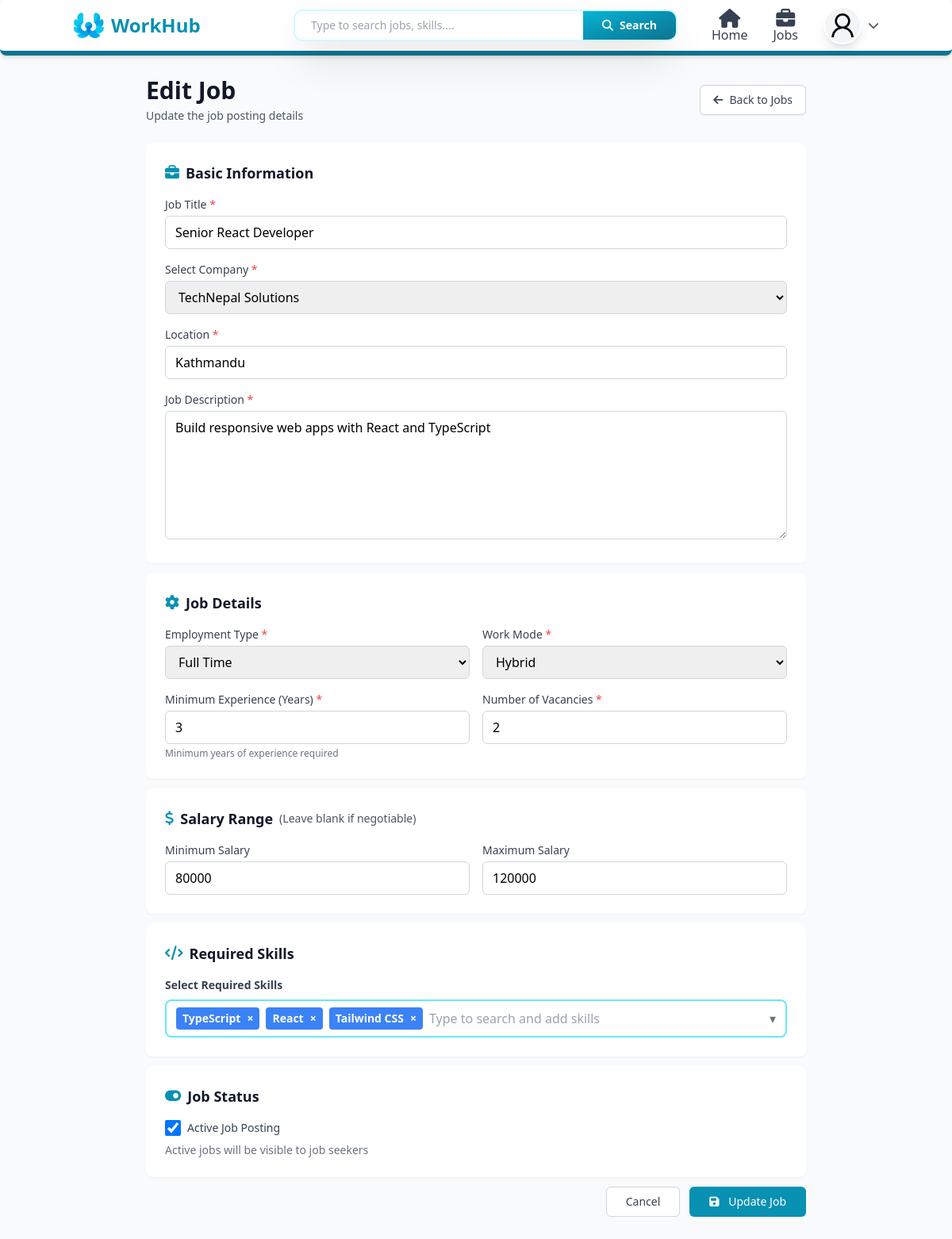
Page /jobs/5/edit/ (signed in) on the committed database.
### users/models.py (models this page shows, shortened)
class Profile(models.Model):
    def generateImagePath(instance, filename):
        return f"users/{instance.user.username}/{filename}"
    class RoleOptions(models.TextChoices):
        Admin = "Admin", "Admin"
        JobSeeker = "Job Seeker", "Job Seeker"
        Recruiter = "Recruiter", "Recruiter"
    class GenderOptions(models.TextChoices):
        Male = "Male", "Male"
        Female = "Female", "Female"
        Others = "Others", "Others"
    class JobTypeOptions(models.TextChoices):
        FullTime = "Full Time", "Full Time"
        PartTime = "Part Time", "Part Time"
        Contract = "Contract", "Contract"
        Intern = "Internship", "Internship"
    class WorkModeOptions(models.TextChoices):
        OnSite = "On-site", "On-site"
        Remote = "Remote", "Remote"
        Hybrid = "Hybrid", "Hybrid"
    user = models.OneToOneField(User, on_delete=models.CASCADE)
    position = models.CharField(max_length=100, blank=True)
    summary = models.TextField(blank=True)
    address = models.CharField(max_length=50)
    phone = models.CharField( max_length=10)
    nationality = models.CharField( max_length=15, default="Nepal")
    gender = models.CharField( choices=GenderOptions, default=GenderOptions.Male, max_length=6 )
    profile_image = models.ImageField( blank=True, null=True, upload_to=generateImagePath, default="users/default_user.png" )
    dob = models.DateField(blank=True, null=True)
    role = models.CharField(max_length=10, choices=RoleOptions, default=RoleOptions.JobSeeker)
    skills = models.ManyToManyField(Skill, blank=True, related_name="profiles")
    preferred_location = models.CharField(max_length=100, blank=True)
    preferred_job_type = models.CharField(max_length=50, choices=JobTypeOptions, blank=True)
    preferred_work_mode = models.CharField(max_length=20, choices=WorkModeOptions, blank=True)
    created_at = models.DateTimeField(auto_now_add=True)
    search_vector = models.TextField(blank=True, null=True)
    def completion_percentage(self):
        checks = [
            bool(self.position),
            bool(self.summary),
            bool(self.address),
            bool(self.phone),
            bool(self.dob),
            bool(self.profile_image),
            self.skills.exists(),
            self.educations.exists(),
            self.experiences.exists(),
            self.projects.exists(),
            bool(self.preferred_location),
            bool(self.preferred_job_type),
            bool(self.preferred_work_mode),
        ]
        completed = sum(checks)
        total = len(checks)
        return int((completed / total) * 100)

### jobs/models.py (models this page shows, shortened)
class Job(models.Model):
    class EMPLOYMENT_TYPE_CHOICES (models.TextChoices):
        FullTime = "Full Time", "Full Time"
        PartTime = "Part Time", "Part Time"
        Contract = "Contract", "Contract"
        Intern = "Internship", "Internship"
    class WORK_MODE_CHOICES (models.TextChoices):
        OnSite = "On-site", "On-site"
        Remote = "Remote", "Remote"
        Hybrid = "Hybrid", "Hybrid"
    title = models.CharField(max_length=150)
    description = models.TextField()
    company = models.ForeignKey(Company, on_delete=models.CASCADE, related_name="jobs")
    location = models.CharField(max_length=150)
    recruiter = models.ForeignKey(User, on_delete=models.CASCADE, related_name="jobs_recruited")
    employment_type = models.CharField(max_length=20, choices=EMPLOYMENT_TYPE_CHOICES, default=EMPLOYMENT_TYPE_CHOICES.FullTime )
    work_mode = models.CharField( max_length=20, choices=WORK_MODE_CHOICES , default=WORK_MODE_CHOICES.OnSite )
    min_experience = models.PositiveIntegerField( help_text="Minimum experience required (in years)"  )
    vacancies = models.PositiveIntegerField( default=1 )
    salary_min = models.PositiveIntegerField( null=True, blank=True )
    salary_max = models.PositiveIntegerField( null=True, blank=True )
    skills = models.ManyToManyField( Skill,  related_name="jobs", blank=True )
    is_active = models.BooleanField(default=True)
    created_at = models.DateTimeField(auto_now_add=True)
    updated_at = models.DateTimeField(auto_now=True)
    search_vector = models.TextField(blank=True, null=True)

### jobs/views.py (the view)
# urls.py: path("<int:pk>/edit/", job_update, name="job_update"),
@login_required(login_url='/user/login')
def job_update(request, pk):
    job = get_object_or_404(Job, pk=pk, recruiter=request.user)
    if request.method == "POST":
        form = JobForm(request.POST, instance=job, user = request.user)
        skills_str = request.POST.get("skills", "")
        skills_ids = [int(x) for x in skills_str.split(",") if x.isdigit()]
        if form.is_valid():
            form.save()
            if skills_ids:
                job.skills.set(Skill.objects.filter(id__in=skills_ids))
            messages.success(request, "Job updated successfully.")
            return redirect("/jobs")
    else:
        form = JobForm(instance=job, user=request.user)
    skills_ids_str = ','.join(str(s.id) for s in job.skills.all())
    skills = Skill.objects.filter(is_active=True).values("id", "name")
    return render(request, "pages/jobs/edit_job.html", {"form": form, "job": job, "skills_ids_str": skills_ids_str, "skills": list(skills)})

### companies/models.py (called while the page is built)
    def __str__(self):
        return self.name

### templates/pages/jobs/edit_job.html (shortened to what this page needs)
{% extends 'layouts/main.html' %}
{% block content %}
<div class="min-h-screen bg-gray-50 py-8">
  <div class="max-w-4xl mx-auto px-4 sm:px-6 lg:px-8">
    <div class="mb-6">
      <div class="flex items-center justify-between">
        <div>
          <h1 class="text-3xl font-bold text-gray-900">Edit Job</h1>
          <p class="mt-1 text-sm text-gray-600">Update the job posting details</p>
        </div>
        <a href="/jobs" class="inline-flex items-center px-4 py-2 border border-gray-300 rounded-md shadow-sm text-sm font-medium text-gray-700 bg-white hover:bg-gray-50">
          <i class="fas fa-arrow-left mr-2"></i>
          Back to Jobs
        </a>
      </div>
    </div>
    <form method="POST" class="space-y-3">
      <div class="bg-white rounded-lg shadow-sm p-6">
        <h2 class="text-lg font-semibold text-gray-900 mb-4 flex items-center">
          <i class="fas fa-briefcase mr-2 text-cyan-600"></i>
          Basic Information
        </h2>
        <div class="space-y-4">
          <div>
            <label for="{{ form.title.id_for_label }}" class="block text-sm font-medium text-gray-700 mb-1">
              {{ form.title.label }}
              {% if form.title.field.required %}<span class="text-red-500">*</span>{% endif %}
            </label>
            {{ form.title }}
          </div>
          <div>
            <label for="{{ form.company.id_for_label }}" class="block text-sm font-medium text-gray-700 mb-1">
              {{ form.company.label }}
              {% if form.company.field.required %}<span class="text-red-500">*</span>{% endif %}
            </label>
            {{ form.company }}
          </div>
          <div>
            <label for="{{ form.location.id_for_label }}" class="block text-sm font-medium text-gray-700 mb-1">
              {{ form.location.label }}
              {% if form.location.field.required %}<span class="text-red-500">*</span>{% endif %}
            </label>
            {{ form.location }}
          </div>
          <div>
            <label for="{{ form.description.id_for_label }}" class="block text-sm font-medium text-gray-700 mb-1">
              {{ form.description.label }}
              {% if form.description.field.required %}<span class="text-red-500">*</span>{% endif %}
            </label>
            {{ form.description }}
          </div>
        </div>
      </div>
      <div class="bg-white rounded-lg shadow-sm p-6">
        <h2 class="text-lg font-semibold text-gray-900 mb-4 flex items-center">
          <i class="fas fa-cog mr-2 text-cyan-600"></i>
          Job Details
        </h2>
        <div class="grid grid-cols-1 md:grid-cols-2 gap-4">
          <div>
            <label for="{{ form.employment_type.id_for_label }}" class="block text-sm font-medium text-gray-700 mb-1">
              {{ form.employment_type.label }}
              {% if form.employment_type.field.required %}<span class="text-red-500">*</span>{% endif %}
            </label>
            {{ form.employment_type }}
          </div>
          <div>
            <label for="{{ form.work_mode.id_for_label }}" class="block text-sm font-medium text-gray-700 mb-1">
              {{ form.work_mode.label }}
              {% if form.work_mode.field.required %}<span class="text-red-500">*</span>{% endif %}
            </label>
            {{ form.work_mode }}
          </div>
          <div>
            <label for="{{ form.min_experience.id_for_label }}" class="block text-sm font-medium text-gray-700 mb-1">
              {{ form.min_experience.label }}
              {% if form.min_experience.field.required %}<span class="text-red-500">*</span>{% endif %}
            </label>
            {{ form.min_experience }}
            {% if form.min_experience.help_text %}
            <p class="mt-1 text-xs text-gray-500">{{ form.min_experience.help_text }}</p>
            {% endif %}
          </div>
          <div>
            <label for="{{ form.vacancies.id_for_label }}" class="block text-sm font-medium text-gray-700 mb-1">
              {{ form.vacancies.label }}
              {% if form.vacancies.field.required %}<span class="text-red-500">*</span>{% endif %}
            </label>
            {{ form.vacancies }}
          </div>
        </div>
      </div>
      <div class="bg-white rounded-lg shadow-sm p-6">
        <h2 class="text-lg font-semibold text-gray-900 mb-4 flex items-center">
          <i class="fas fa-dollar-sign mr-2 text-cyan-600"></i>
          Salary Range
          <span class="text-sm font-normal text-gray-600 ml-2">(Leave blank if negotiable)</span>
        </h2>
        <div class="grid grid-cols-1 md:grid-cols-2 gap-4">
          <div>
            <label for="{{ form.salary_min.id_for_label }}" class="block text-sm font-medium text-gray-700 mb-1">
              {{ form.salary_min.label }}
            </label>
            {{ form.salary_min }}
          </div>
          <div>
            <label for="{{ form.salary_max.id_for_label }}" class="block text-sm font-medium text-gray-700 mb-1">
              {{ form.salary_max.label }}
            </label>
            {{ form.salary_max }}
          </div>
        </div>
      </div>
      <div class="bg-white rounded-lg shadow-sm p-6">
        <h2 class="text-lg font-semibold text-gray-900 mb-4 flex items-center">
          <i class="fas fa-code mr-2 text-cyan-600"></i>
          Required Skills
        </h2>
        <div>
          {% include 'components/skills_input.html' with container_id='skills-container' input_id='skills-input' hidden_id='skills-hidden' dropdown_id='skills-dropdown' suggestions_id='skills-suggestions' name='skills' label='Select Required Skills' placeholder='Type to search and add skills' skills=skills  value=skills_ids_str %}
        </div>
      </div>
      <div class="bg-white rounded-lg shadow-sm p-6">
        <h2 class="text-lg font-semibold text-gray-900 mb-4 flex items-center">
          <i class="fas fa-toggle-on mr-2 text-cyan-600"></i>
          Job Status
        </h2>
        <div class="flex items-center">
          <label class="flex items-center cursor-pointer">
            {{ form.is_active }}
            <span class="ml-2 text-sm text-gray-700">{{ form.is_active.label }}</span>
          </label>
        </div>
        {% if form.is_active.help_text %}
        <p class="mt-2 text-sm text-gray-500">{{ form.is_active.help_text }}</p>
        {% endif %}
      </div>
      <div class="flex justify-end gap-3">
        <a href="/jobs" class="px-6 py-2 border border-gray-300 rounded-md text-sm font-medium text-gray-700 bg-white hover:bg-gray-50 focus:outline-none focus:ring-2 focus:ring-offset-2 focus:ring-cyan-500">
          Cancel
        </a>
        <button type="submit" class="px-6 py-2 border border-transparent rounded-md shadow-sm text-sm font-medium text-white bg-cyan-600 hover:bg-cyan-700 focus:outline-none focus:ring-2 focus:ring-offset-2 focus:ring-cyan-500">
          <i class="fas fa-save mr-2"></i>
          Update Job
        </button>
      </div>
    </form>
  </div>
</div>
{% endblock %}

### templates/layouts/main.html (shortened to what this page needs)
<!DOCTYPE html>
<html lang="en">
  <head>
    <script src="https://cdn.tailwindcss.com"></script>
    <link rel="stylesheet" href="https://cdnjs.cloudflare.com/ajax/libs/font-awesome/6.5.0/css/all.min.css" />
  </head>
  <body class="bg-gray-50">
    <nav class="fixed w-full z-50 bg-white shadow-md border-b-[6px] border-cyan-700 rounded-lg no-print">
      <div class="mx-auto px-4 sm:px-6 lg:px-8 ml-[5%] mr-[5%]">
        <div class="grid grid-cols-8 space-x-6 items-center h-16">
          <a href="/" class="flex items-center gap-2 col-span-2">
            <img class="h-10 w-10" src="/media/system_image/logo1.png" alt="Logo" />
            <h1 class="hidden md:block text-2xl font-bold text-cyan-600">WorkHub</h1>
          </a>
          <div class="col-span-4 relative">
            {% if request.path != "/" %}
              {% include 'components/search_bar.html' %}
            {% endif %}
          </div>
          {% if request.user.is_authenticated %}
            <div class="hidden md:flex items-center space-x-8 ms-auto relative col-span-2">
              <a href="/dashboard" class="ml-auto mt-auto flex flex-col space-y-2 items-center text-gray-700 hover:text-cyan-600 transition duration-300">
                <i class="fa fa-xl fa-home"></i>
                <span class="">Home</span>
              </a>
              <a href="/jobs" class="mt-auto flex flex-col space-y-2 items-center text-gray-700 hover:text-cyan-600 transition duration-300">
                <i class="fa-solid fa-xl fa-briefcase"></i>
                <span class="">Jobs</span>
              </a>
              <div class="" id="profileDropdown">
                <button type="button" onclick="toggleDropdown()" class="flex items-center gap-2 focus:outline-none">
                  <img src="{{ request.user.profile.profile_image.url }}" alt="{{ user.username }}" class="w-12 h-12 rounded-full bg-gray-100 border-2 border-white shadow-lg object-cover hover:border-cyan-600 hover:scale-[1.05] transition duration-300 cursor-pointer" />
                  <i id="dropdownArrow" class="fas fa-chevron-down text-gray-600 text-sm transition-transform duration-300"></i>
                </button>
              </div>
            </div>
          {% endif %}
        </div>
      </div>
    </nav>
    <div class="flex flex-col pt-16 pb-4 min-h-[80vh]">
      {% block content %}
      {% endblock %}
    </div>
  </body>
</html>

### templates/layouts/main.html (style rules this page uses)
* { margin: 0; }

### rows in the picture
Job: title "Senior React Developer", company "TechNepal Solutions", location "Kathmandu", description "Build responsive web apps with React and TypeScript", employment_type "Full Time", work_mode "Hybrid", min_experience "3", vacancies "2", salary_min "80000", salary_max "120000", is_active "☑"

### other values in the picture
{{ label }} "Select Required Skills"
